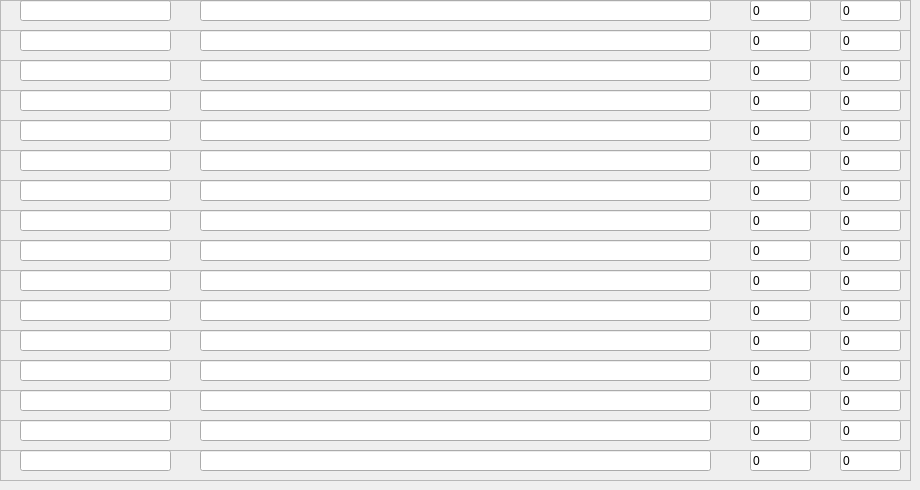
    <widget class="QWidget" name="tab_8">
     <attribute name="title">
      <string>8</string>
     </attribute>
     <widget class="QFrame" name="frame_110">
      <property name="geometry">
       <rect>
        <x>0</x>
        <y>0</y>
        <width>911</width>
        <height>31</height>
       </rect>
      </property>
      <property name="frameShape">
       <enum>QFrame::StyledPanel</enum>
      </property>
      <property name="frameShadow">
       <enum>QFrame::Raised</enum>
      </property>
      <widget class="QLineEdit" name="item_name_110">
       <property name="geometry">
        <rect>
         <x>20</x>
         <y>0</y>
         <width>151</width>
         <height>21</height>
        </rect>
       </property>
       <property name="text">
        <string/>
       </property>
      </widget>
      <widget class="QLineEdit" name="item_reg_110">
       <property name="geometry">
        <rect>
         <x>200</x>
         <y>0</y>
         <width>511</width>
         <height>21</height>
        </rect>
       </property>
       <property name="text">
        <string/>
       </property>
      </widget>
      <widget class="QLineEdit" name="item_index_110">
       <property name="geometry">
        <rect>
         <x>750</x>
         <y>0</y>
         <width>61</width>
         <height>21</height>
        </rect>
       </property>
       <property name="text">
        <string>0</string>
       </property>
      </widget>
      <widget class="QLineEdit" name="item_skip_110">
       <property name="geometry">
        <rect>
         <x>840</x>
         <y>0</y>
         <width>61</width>
         <height>21</height>
        </rect>
       </property>
       <property name="text">
        <string>0</string>
       </property>
      </widget>
     </widget>
     <widget class="QFrame" name="frame_111">
      <property name="geometry">
       <rect>
        <x>0</x>
        <y>30</y>
        <width>911</width>
        <height>31</height>
       </rect>
      </property>
      <property name="frameShape">
       <enum>QFrame::StyledPanel</enum>
      </property>
      <property name="frameShadow">
       <enum>QFrame::Raised</enum>
      </property>
      <widget class="QLineEdit" name="item_name_111">
       <property name="geometry">
        <rect>
         <x>20</x>
         <y>0</y>
         <width>151</width>
         <height>21</height>
        </rect>
       </property>
       <property name="text">
        <string/>
       </property>
      </widget>
      <widget class="QLineEdit" name="item_reg_111">
       <property name="geometry">
        <rect>
         <x>200</x>
         <y>0</y>
         <width>511</width>
         <height>21</height>
        </rect>
       </property>
       <property name="text">
        <string/>
       </property>
      </widget>
      <widget class="QLineEdit" name="item_index_111">
       <property name="geometry">
        <rect>
         <x>750</x>
         <y>0</y>
         <width>61</width>
         <height>21</height>
        </rect>
       </property>
       <property name="text">
        <string>0</string>
       </property>
      </widget>
      <widget class="QLineEdit" name="item_skip_111">
       <property name="geometry">
        <rect>
         <x>840</x>
         <y>0</y>
         <width>61</width>
         <height>21</height>
        </rect>
       </property>
       <property name="text">
        <string>0</string>
       </property>
      </widget>
     </widget>
     <widget class="QFrame" name="frame_112">
      <property name="geometry">
       <rect>
        <x>0</x>
        <y>60</y>
        <width>911</width>
        <height>31</height>
       </rect>
      </property>
      <property name="frameShape">
       <enum>QFrame::StyledPanel</enum>
      </property>
      <property name="frameShadow">
       <enum>QFrame::Raised</enum>
      </property>
      <widget class="QLineEdit" name="item_name_112">
       <property name="geometry">
        <rect>
         <x>20</x>
         <y>0</y>
         <width>151</width>
         <height>21</height>
        </rect>
       </property>
       <property name="text">
        <string/>
       </property>
      </widget>
      <widget class="QLineEdit" name="item_reg_112">
       <property name="geometry">
        <rect>
         <x>200</x>
         <y>0</y>
         <width>511</width>
         <height>21</height>
        </rect>
       </property>
       <property name="text">
        <string/>
       </property>
      </widget>
      <widget class="QLineEdit" name="item_index_112">
       <property name="geometry">
        <rect>
         <x>750</x>
         <y>0</y>
         <width>61</width>
         <height>21</height>
        </rect>
       </property>
       <property name="text">
        <string>0</string>
       </property>
      </widget>
      <widget class="QLineEdit" name="item_skip_112">
       <property name="geometry">
        <rect>
         <x>840</x>
         <y>0</y>
         <width>61</width>
         <height>21</height>
        </rect>
       </property>
       <property name="text">
        <string>0</string>
       </property>
      </widget>
     </widget>
     <widget class="QFrame" name="frame_113">
      <property name="geometry">
       <rect>
        <x>0</x>
        <y>90</y>
        <width>911</width>
        <height>31</height>
       </rect>
      </property>
      <property name="frameShape">
       <enum>QFrame::StyledPanel</enum>
      </property>
      <property name="frameShadow">
       <enum>QFrame::Raised</enum>
      </property>
      <widget class="QLineEdit" name="item_name_113">
       <property name="geometry">
        <rect>
         <x>20</x>
         <y>0</y>
         <width>151</width>
         <height>21</height>
        </rect>
       </property>
       <property name="text">
        <string/>
       </property>
      </widget>
      <widget class="QLineEdit" name="item_reg_113">
       <property name="geometry">
        <rect>
         <x>200</x>
         <y>0</y>
         <width>511</width>
         <height>21</height>
        </rect>
       </property>
       <property name="text">
        <string/>
       </property>
      </widget>
      <widget class="QLineEdit" name="item_index_113">
       <property name="geometry">
        <rect>
         <x>750</x>
         <y>0</y>
         <width>61</width>
         <height>21</height>
        </rect>
       </property>
       <property name="text">
        <string>0</string>
       </property>
      </widget>
      <widget class="QLineEdit" name="item_skip_113">
       <property name="geometry">
        <rect>
         <x>840</x>
         <y>0</y>
         <width>61</width>
         <height>21</height>
        </rect>
       </property>
       <property name="text">
        <string>0</string>
       </property>
      </widget>
     </widget>
     <widget class="QFrame" name="frame_114">
      <property name="geometry">
       <rect>
        <x>0</x>
        <y>120</y>
        <width>911</width>
        <height>31</height>
       </rect>
      </property>
      <property name="frameShape">
       <enum>QFrame::StyledPanel</enum>
      </property>
      <property name="frameShadow">
       <enum>QFrame::Raised</enum>
      </property>
      <widget class="QLineEdit" name="item_name_114">
       <property name="geometry">
        <rect>
         <x>20</x>
         <y>0</y>
         <width>151</width>
         <height>21</height>
        </rect>
       </property>
       <property name="text">
        <string/>
       </property>
      </widget>
      <widget class="QLineEdit" name="item_reg_114">
       <property name="geometry">
        <rect>
         <x>200</x>
         <y>0</y>
         <width>511</width>
         <height>21</height>
        </rect>
       </property>
       <property name="text">
        <string/>
       </property>
      </widget>
      <widget class="QLineEdit" name="item_index_114">
       <property name="geometry">
        <rect>
         <x>750</x>
         <y>0</y>
         <width>61</width>
         <height>21</height>
        </rect>
       </property>
       <property name="text">
        <string>0</string>
       </property>
      </widget>
      <widget class="QLineEdit" name="item_skip_114">
       <property name="geometry">
        <rect>
         <x>840</x>
         <y>0</y>
         <width>61</width>
         <height>21</height>
        </rect>
       </property>
       <property name="text">
        <string>0</string>
       </property>
      </widget>
     </widget>
     <widget class="QFrame" name="frame_115">
      <property name="geometry">
       <rect>
        <x>0</x>
        <y>150</y>
        <width>911</width>
        <height>31</height>
       </rect>
      </property>
      <property name="frameShape">
       <enum>QFrame::StyledPanel</enum>
      </property>
      <property name="frameShadow">
       <enum>QFrame::Raised</enum>
      </property>
      <widget class="QLineEdit" name="item_name_115">
       <property name="geometry">
        <rect>
         <x>20</x>
         <y>0</y>
         <width>151</width>
         <height>21</height>
        </rect>
       </property>
       <property name="text">
        <string/>
       </property>
      </widget>
      <widget class="QLineEdit" name="item_reg_115">
       <property name="geometry">
        <rect>
         <x>200</x>
         <y>0</y>
         <width>511</width>
         <height>21</height>
        </rect>
       </property>
       <property name="text">
        <string/>
       </property>
      </widget>
      <widget class="QLineEdit" name="item_index_115">
       <property name="geometry">
        <rect>
         <x>750</x>
         <y>0</y>
         <width>61</width>
         <height>21</height>
        </rect>
       </property>
       <property name="text">
        <string>0</string>
       </property>
      </widget>
      <widget class="QLineEdit" name="item_skip_115">
       <property name="geometry">
        <rect>
         <x>840</x>
         <y>0</y>
         <width>61</width>
         <height>21</height>
        </rect>
       </property>
       <property name="text">
        <string>0</string>
       </property>
      </widget>
     </widget>
     <widget class="QFrame" name="frame_116">
      <property name="geometry">
       <rect>
        <x>0</x>
        <y>180</y>
        <width>911</width>
        <height>31</height>
       </rect>
      </property>
      <property name="frameShape">
       <enum>QFrame::StyledPanel</enum>
      </property>
      <property name="frameShadow">
       <enum>QFrame::Raised</enum>
      </property>
      <widget class="QLineEdit" name="item_name_116">
       <property name="geometry">
        <rect>
         <x>20</x>
         <y>0</y>
         <width>151</width>
         <height>21</height>
        </rect>
       </property>
       <property name="text">
        <string/>
       </property>
      </widget>
      <widget class="QLineEdit" name="item_reg_116">
       <property name="geometry">
        <rect>
         <x>200</x>
         <y>0</y>
         <width>511</width>
         <height>21</height>
        </rect>
       </property>
       <property name="text">
        <string/>
       </property>
      </widget>
      <widget class="QLineEdit" name="item_index_116">
       <property name="geometry">
        <rect>
         <x>750</x>
         <y>0</y>
         <width>61</width>
         <height>21</height>
        </rect>
       </property>
       <property name="text">
        <string>0</string>
       </property>
      </widget>
      <widget class="QLineEdit" name="item_skip_116">
       <property name="geometry">
        <rect>
         <x>840</x>
         <y>0</y>
         <width>61</width>
         <height>21</height>
        </rect>
       </property>
       <property name="text">
        <string>0</string>
       </property>
      </widget>
     </widget>
     <widget class="QFrame" name="frame_117">
      <property name="geometry">
       <rect>
        <x>0</x>
        <y>210</y>
        <width>911</width>
        <height>31</height>
       </rect>
      </property>
      <property name="frameShape">
       <enum>QFrame::StyledPanel</enum>
      </property>
      <property name="frameShadow">
       <enum>QFrame::Raised</enum>
      </property>
      <widget class="QLineEdit" name="item_name_117">
       <property name="geometry">
        <rect>
         <x>20</x>
         <y>0</y>
         <width>151</width>
         <height>21</height>
        </rect>
       </property>
       <property name="text">
        <string/>
       </property>
      </widget>
      <widget class="QLineEdit" name="item_reg_117">
       <property name="geometry">
        <rect>
         <x>200</x>
         <y>0</y>
         <width>511</width>
         <height>21</height>
        </rect>
       </property>
       <property name="text">
        <string/>
       </property>
      </widget>
      <widget class="QLineEdit" name="item_index_117">
       <property name="geometry">
        <rect>
         <x>750</x>
         <y>0</y>
         <width>61</width>
         <height>21</height>
        </rect>
       </property>
       <property name="text">
        <string>0</string>
       </property>
      </widget>
      <widget class="QLineEdit" name="item_skip_117">
       <property name="geometry">
        <rect>
         <x>840</x>
         <y>0</y>
         <width>61</width>
         <height>21</height>
        </rect>
       </property>
       <property name="text">
        <string>0</string>
       </property>
      </widget>
     </widget>
     <widget class="QFrame" name="frame_118">
      <property name="geometry">
       <rect>
        <x>0</x>
        <y>240</y>
        <width>911</width>
        <height>31</height>
       </rect>
      </property>
      <property name="frameShape">
       <enum>QFrame::StyledPanel</enum>
      </property>
      <property name="frameShadow">
       <enum>QFrame::Raised</enum>
      </property>
      <widget class="QLineEdit" name="item_name_118">
       <property name="geometry">
        <rect>
         <x>20</x>
         <y>0</y>
         <width>151</width>
         <height>21</height>
        </rect>
       </property>
       <property name="text">
        <string/>
       </property>
      </widget>
      <widget class="QLineEdit" name="item_reg_118">
       <property name="geometry">
        <rect>
         <x>200</x>
         <y>0</y>
         <width>511</width>
         <height>21</height>
        </rect>
       </property>
       <property name="text">
        <string/>
       </property>
      </widget>
      <widget class="QLineEdit" name="item_index_118">
       <property name="geometry">
        <rect>
         <x>750</x>
         <y>0</y>
         <width>61</width>
         <height>21</height>
        </rect>
       </property>
       <property name="text">
        <string>0</string>
       </property>
      </widget>
      <widget class="QLineEdit" name="item_skip_118">
       <property name="geometry">
        <rect>
         <x>840</x>
         <y>0</y>
         <width>61</width>
         <height>21</height>
        </rect>
       </property>
       <property name="text">
        <string>0</string>
       </property>
      </widget>
     </widget>
     <widget class="QFrame" name="frame_119">
      <property name="geometry">
       <rect>
        <x>0</x>
        <y>270</y>
        <width>911</width>
        <height>31</height>
       </rect>
      </property>
      <property name="frameShape">
       <enum>QFrame::StyledPanel</enum>
      </property>
      <property name="frameShadow">
       <enum>QFrame::Raised</enum>
      </property>
      <widget class="QLineEdit" name="item_name_119">
       <property name="geometry">
        <rect>
         <x>20</x>
         <y>0</y>
         <width>151</width>
         <height>21</height>
        </rect>
       </property>
       <property name="text">
        <string/>
       </property>
      </widget>
      <widget class="QLineEdit" name="item_reg_119">
       <property name="geometry">
        <rect>
         <x>200</x>
         <y>0</y>
         <width>511</width>
         <height>21</height>
        </rect>
       </property>
       <property name="text">
        <string/>
       </property>
      </widget>
      <widget class="QLineEdit" name="item_index_119">
       <property name="geometry">
        <rect>
         <x>750</x>
         <y>0</y>
         <width>61</width>
         <height>21</height>
        </rect>
       </property>
       <property name="text">
        <string>0</string>
       </property>
      </widget>
      <widget class="QLineEdit" name="item_skip_119">
       <property name="geometry">
        <rect>
         <x>840</x>
         <y>0</y>
         <width>61</width>
         <height>21</height>
        </rect>
       </property>
       <property name="text">
        <string>0</string>
       </property>
      </widget>
     </widget>
     <widget class="QFrame" name="frame_120">
      <property name="geometry">
       <rect>
        <x>0</x>
        <y>300</y>
        <width>911</width>
        <height>31</height>
       </rect>
      </property>
      <property name="frameShape">
       <enum>QFrame::StyledPanel</enum>
      </property>
      <property name="frameShadow">
       <enum>QFrame::Raised</enum>
      </property>
      <widget class="QLineEdit" name="item_name_120">
       <property name="geometry">
        <rect>
         <x>20</x>
         <y>0</y>
         <width>151</width>
         <height>21</height>
        </rect>
       </property>
       <property name="text">
        <string/>
       </property>
      </widget>
      <widget class="QLineEdit" name="item_reg_120">
       <property name="geometry">
        <rect>
         <x>200</x>
         <y>0</y>
         <width>511</width>
         <height>21</height>
        </rect>
       </property>
       <property name="text">
        <string/>
       </property>
      </widget>
      <widget class="QLineEdit" name="item_index_120">
       <property name="geometry">
        <rect>
         <x>750</x>
         <y>0</y>
         <width>61</width>
         <height>21</height>
        </rect>
       </property>
       <property name="text">
        <string>0</string>
       </property>
      </widget>
      <widget class="QLineEdit" name="item_skip_120">
       <property name="geometry">
        <rect>
         <x>840</x>
         <y>0</y>
         <width>61</width>
         <height>21</height>
        </rect>
       </property>
       <property name="text">
        <string>0</string>
       </property>
      </widget>
     </widget>
     <widget class="QFrame" name="frame_121">
      <property name="geometry">
       <rect>
        <x>0</x>
        <y>330</y>
        <width>911</width>
        <height>31</height>
       </rect>
      </property>
      <property name="frameShape">
       <enum>QFrame::StyledPanel</enum>
      </property>
      <property name="frameShadow">
       <enum>QFrame::Raised</enum>
      </property>
      <widget class="QLineEdit" name="item_name_121">
       <property name="geometry">
        <rect>
         <x>20</x>
         <y>0</y>
         <width>151</width>
         <height>21</height>
        </rect>
       </property>
       <property name="text">
        <string/>
       </property>
      </widget>
      <widget class="QLineEdit" name="item_reg_121">
       <property name="geometry">
        <rect>
         <x>200</x>
         <y>0</y>
         <width>511</width>
         <height>21</height>
        </rect>
       </property>
       <property name="text">
        <string/>
       </property>
      </widget>
      <widget class="QLineEdit" name="item_index_121">
       <property name="geometry">
        <rect>
         <x>750</x>
         <y>0</y>
         <width>61</width>
         <height>21</height>
        </rect>
       </property>
       <property name="text">
        <string>0</string>
       </property>
      </widget>
      <widget class="QLineEdit" name="item_skip_121">
       <property name="geometry">
        <rect>
         <x>840</x>
         <y>0</y>
         <width>61</width>
         <height>21</height>
        </rect>
       </property>
       <property name="text">
        <string>0</string>
       </property>
      </widget>
     </widget>
     <widget class="QFrame" name="frame_122">
      <property name="geometry">
       <rect>
        <x>0</x>
        <y>360</y>
        <width>911</width>
        <height>31</height>
       </rect>
      </property>
      <property name="frameShape">
       <enum>QFrame::StyledPanel</enum>
      </property>
      <property name="frameShadow">
       <enum>QFrame::Raised</enum>
      </property>
      <widget class="QLineEdit" name="item_name_122">
       <property name="geometry">
        <rect>
         <x>20</x>
         <y>0</y>
         <width>151</width>
         <height>21</height>
        </rect>
       </property>
       <property name="text">
        <string/>
       </property>
      </widget>
      <widget class="QLineEdit" name="item_reg_122">
       <property name="geometry">
        <rect>
         <x>200</x>
         <y>0</y>
         <width>511</width>
         <height>21</height>
        </rect>
       </property>
       <property name="text">
        <string/>
       </property>
      </widget>
      <widget class="QLineEdit" name="item_index_122">
       <property name="geometry">
        <rect>
         <x>750</x>
         <y>0</y>
         <width>61</width>
         <height>21</height>
        </rect>
       </property>
       <property name="text">
        <string>0</string>
       </property>
      </widget>
      <widget class="QLineEdit" name="item_skip_122">
       <property name="geometry">
        <rect>
         <x>840</x>
         <y>0</y>
         <width>61</width>
         <height>21</height>
        </rect>
       </property>
       <property name="text">
        <string>0</string>
       </property>
      </widget>
     </widget>
     <widget class="QFrame" name="frame_123">
      <property name="geometry">
       <rect>
        <x>0</x>
        <y>390</y>
        <width>911</width>
        <height>31</height>
       </rect>
      </property>
      <property name="frameShape">
       <enum>QFrame::StyledPanel</enum>
      </property>
      <property name="frameShadow">
       <enum>QFrame::Raised</enum>
      </property>
      <widget class="QLineEdit" name="item_name_123">
       <property name="geometry">
        <rect>
         <x>20</x>
         <y>0</y>
         <width>151</width>
         <height>21</height>
        </rect>
       </property>
       <property name="text">
        <string/>
       </property>
      </widget>
      <widget class="QLineEdit" name="item_reg_123">
       <property name="geometry">
        <rect>
         <x>200</x>
         <y>0</y>
         <width>511</width>
         <height>21</height>
        </rect>
       </property>
       <property name="text">
        <string/>
       </property>
      </widget>
      <widget class="QLineEdit" name="item_index_123">
       <property name="geometry">
        <rect>
         <x>750</x>
         <y>0</y>
         <width>61</width>
         <height>21</height>
        </rect>
       </property>
       <property name="text">
        <string>0</string>
       </property>
      </widget>
      <widget class="QLineEdit" name="item_skip_123">
       <property name="geometry">
        <rect>
         <x>840</x>
         <y>0</y>
         <width>61</width>
         <height>21</height>
        </rect>
       </property>
       <property name="text">
        <string>0</string>
       </property>
      </widget>
     </widget>
     <widget class="QFrame" name="frame_124">
      <property name="geometry">
       <rect>
        <x>0</x>
        <y>420</y>
        <width>911</width>
        <height>31</height>
       </rect>
      </property>
      <property name="frameShape">
       <enum>QFrame::StyledPanel</enum>
      </property>
      <property name="frameShadow">
       <enum>QFrame::Raised</enum>
      </property>
      <widget class="QLineEdit" name="item_name_124">
       <property name="geometry">
        <rect>
         <x>20</x>
         <y>0</y>
         <width>151</width>
         <height>21</height>
        </rect>
       </property>
       <property name="text">
        <string/>
       </property>
      </widget>
      <widget class="QLineEdit" name="item_reg_124">
       <property name="geometry">
        <rect>
         <x>200</x>
         <y>0</y>
         <width>511</width>
         <height>21</height>
        </rect>
       </property>
       <property name="text">
        <string/>
       </property>
      </widget>
      <widget class="QLineEdit" name="item_index_124">
       <property name="geometry">
        <rect>
         <x>750</x>
         <y>0</y>
         <width>61</width>
         <height>21</height>
        </rect>
       </property>
       <property name="text">
        <string>0</string>
       </property>
      </widget>
      <widget class="QLineEdit" name="item_skip_124">
       <property name="geometry">
        <rect>
         <x>840</x>
         <y>0</y>
         <width>61</width>
         <height>21</height>
        </rect>
       </property>
       <property name="text">
        <string>0</string>
       </property>
      </widget>
     </widget>
     <widget class="QFrame" name="frame_125">
      <property name="geometry">
       <rect>
        <x>0</x>
        <y>450</y>
        <width>911</width>
        <height>31</height>
       </rect>
      </property>
      <property name="frameShape">
       <enum>QFrame::StyledPanel</enum>
      </property>
      <property name="frameShadow">
       <enum>QFrame::Raised</enum>
      </property>
      <widget class="QLineEdit" name="item_name_125">
       <property name="geometry">
        <rect>
         <x>20</x>
         <y>0</y>
         <width>151</width>
         <height>21</height>
        </rect>
       </property>
       <property name="text">
        <string/>
       </property>
      </widget>
      <widget class="QLineEdit" name="item_reg_125">
       <property name="geometry">
        <rect>
         <x>200</x>
         <y>0</y>
         <width>511</width>
         <height>21</height>
        </rect>
       </property>
       <property name="text">
        <string/>
       </property>
      </widget>
      <widget class="QLineEdit" name="item_index_125">
       <property name="geometry">
        <rect>
         <x>750</x>
         <y>0</y>
         <width>61</width>
         <height>21</height>
        </rect>
       </property>
       <property name="text">
        <string>0</string>
       </property>
      </widget>
      <widget class="QLineEdit" name="item_skip_125">
       <property name="geometry">
        <rect>
         <x>840</x>
         <y>0</y>
         <width>61</width>
         <height>21</height>
        </rect>
       </property>
       <property name="text">
        <string>0</string>
       </property>
      </widget>
     </widget>
    </widget>
